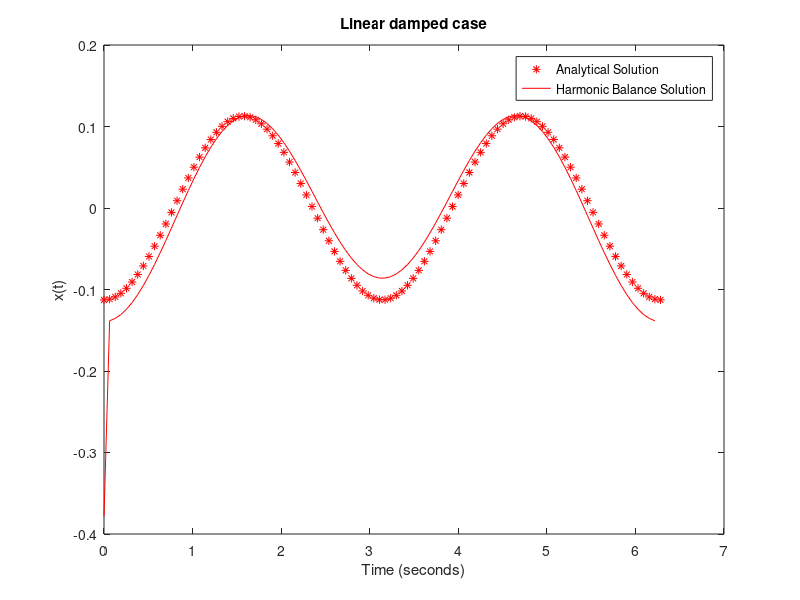

Write the MATLAB code that produced this figure.
function utsav()
% Utsav Parmar 
% U00768046
clear all
clc
close all

%ddx + dx + x = cos(2*t)

N=99;
t=linspace(0,2*1*pi, N+1);
t = t(1:end-1)';
T=2;
w=2*pi/T;
omega =[0,-1:-1:floor(-N/2),floor(N/2-1):-1:1]'+0.0000001;
Omega=w*omega;
f=cos(2.*t);
F=fft(f);
t_eval = linspace(0,2*pi,100);
X_analytical = (cos(2*t_eval)/(1-w.^2));
x0 = 0*ones(N,1);
X1 = fminsearch(uvfun(),F);
function RES = uvfun(x0)
 dX=Omega.*F;
 dx=ifft(dX);
 dotx=ifft(1*j*Omega.*F);
 ddx = ifft(-Omega.^2.*F);
 x0=ddx./Omega.^2;
 error = (ddx + dotx + x0 - f);
 RES = @(F) sum((error).^2);
end
 plot(t_eval,X_analytical,'r*',t,ifft(X1)/(1-w.^2), 'r-');
 xlabel('Time (seconds)');
 ylabel('x(t)');
 title('Linear damped case')
 legend('Analytical Solution','Harmonic Balance Solution')
end